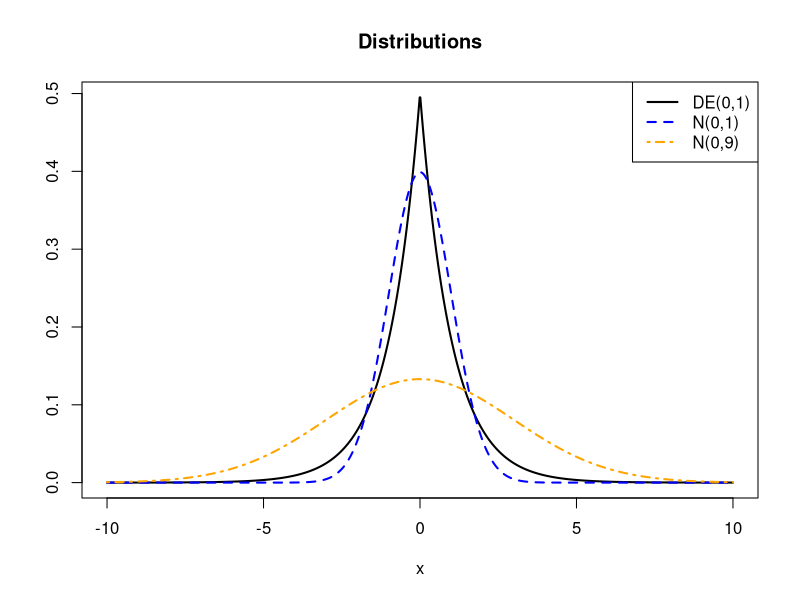
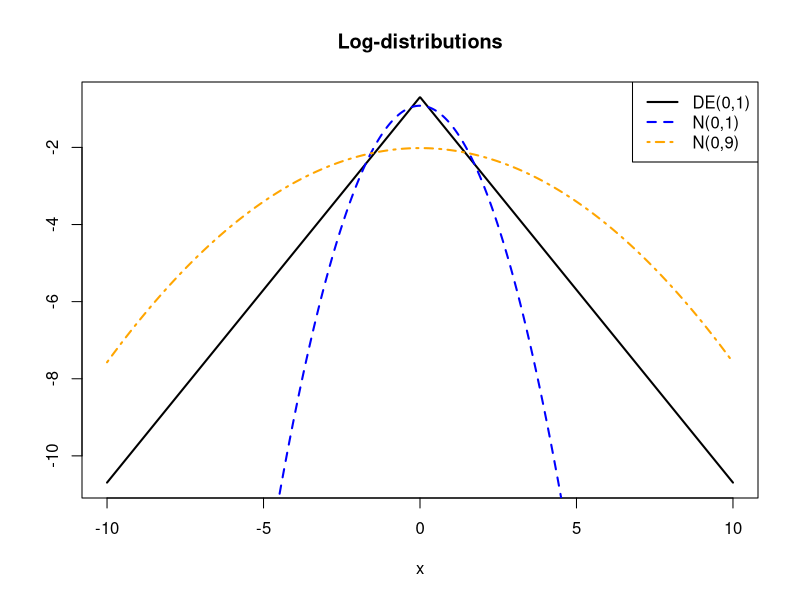
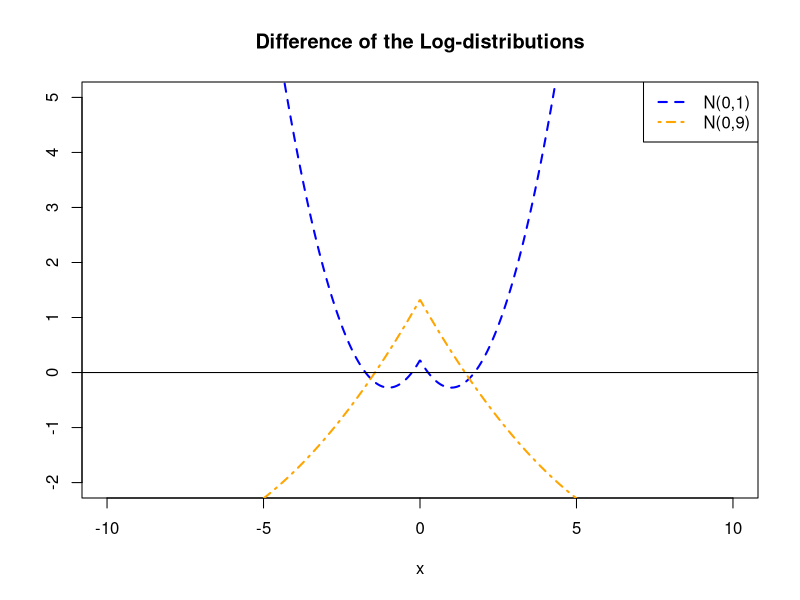
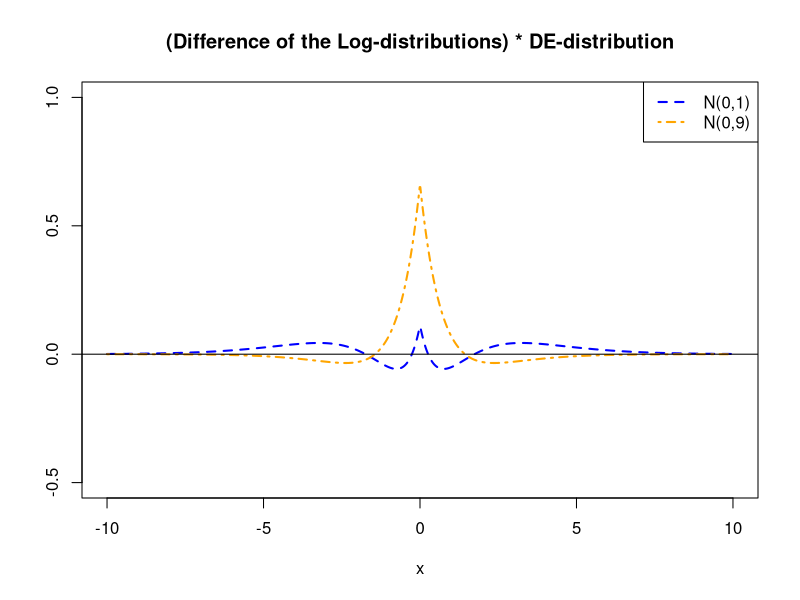
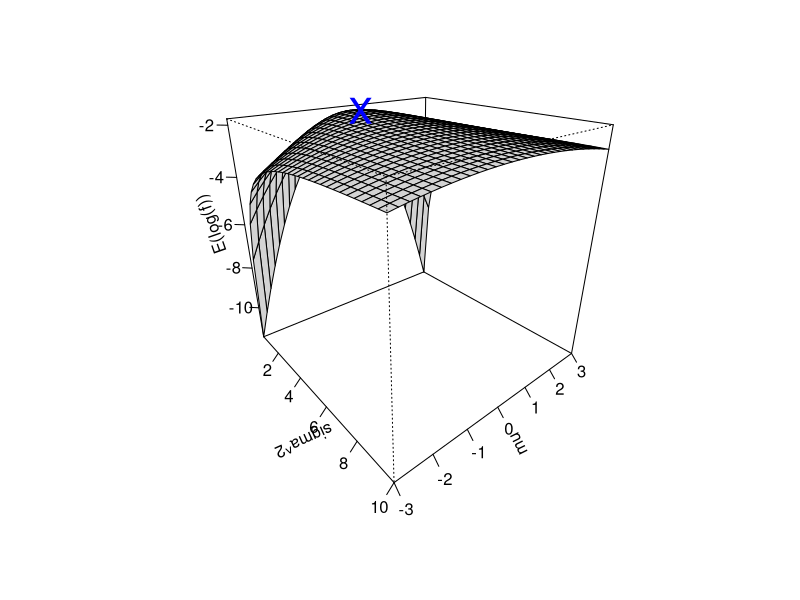
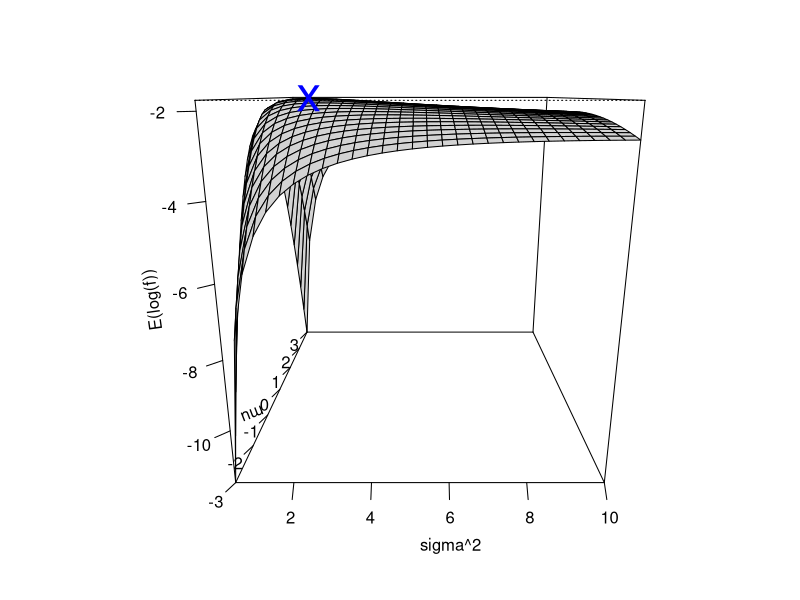
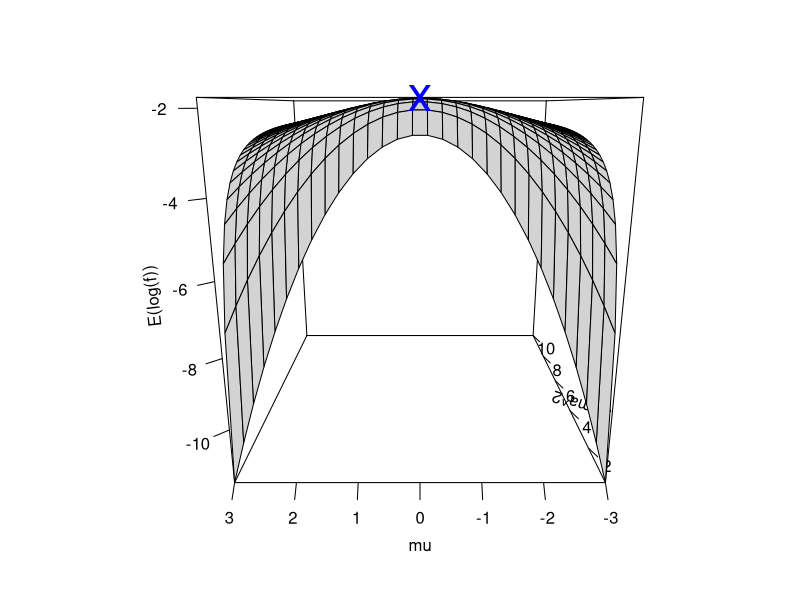
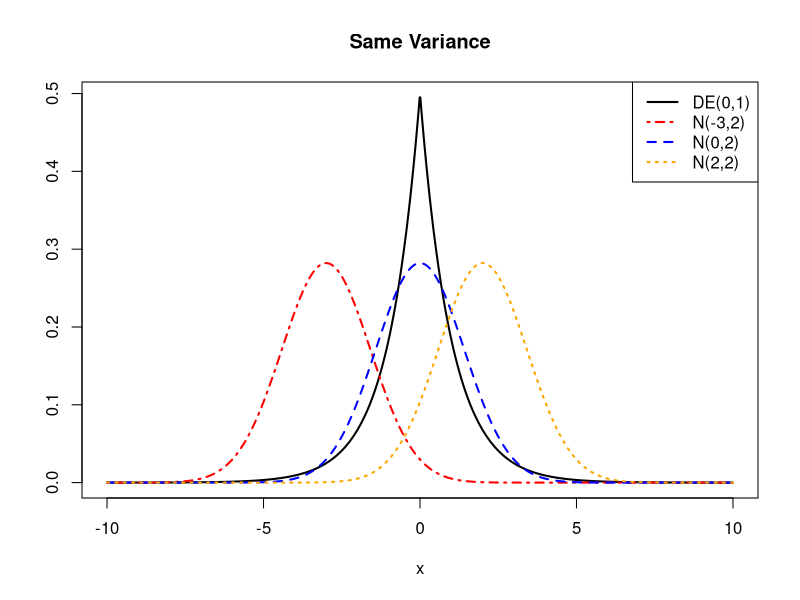

Write the R code that produced these figures, in order.
#################################################################
# Übung zu Schätzen und Testen 1 im WiSe 2013/14
# R-Lösung zur Übung 8 am 10.12.2013
# Autor: Ludwig Bothmann
#################################################################

#################### 
# Aufgabe 17
####################

# Dichte der Doppelexponentialverteilung
ddopexp <- function(x, mu_0=0, sigma_0=1){

	1/(2*sigma_0) * exp(- abs(x-mu_0)/sigma_0)

}

# oder:
library(VGAM)
?dlaplace

# Gitter an x-Werten
x.grid <- seq(-10, 10, length=1000)

# Lokations- und Skalenparameter der DE-Vtlg.
mu_0 <- 0
sigma_0 <- 1


pdf("exercises/information-theory/figure/plots_kld_example.pdf", width=12, height=8)

# Standardabweichung der NV
sd2 <- sqrt(9)
sd1 <- sqrt(1)

# Plot Dichte DE und NV mit den beiden Standardabweichungen
par(mfrow=c(1,1))
plot(x.grid, ddopexp(x.grid, mu_0, sigma_0), type="l", lwd=2, 
	  ylab="", xlab="x", main="Distributions")
lines(x.grid, dnorm(x.grid, mean=0, sd=sd1), lty=2, col="blue", lwd=2)
lines(x.grid, dnorm(x.grid, mean=0, sd=sd2), lty=4, col="orange", lwd=2)
legend("topright", c("DE(0,1)",paste("N(0,",round(sd1^2,2),")", sep=""), 
							paste("N(0,",round(sd2^2,2),")", sep="")),
		 lty=c(1,2,4), 
		 col=c("black", "blue", "orange"), lwd=2)

# Plot Log-Dichten
par(mfrow=c(1,1))
plot(x.grid, log(ddopexp(x.grid, mu_0, sigma_0)), type="l", lwd=2, 
	  ylab=" ", xlab="x", main="Log-distributions")
lines(x.grid, log(dnorm(x.grid, mean=0, sd=sd1)), lty=2, col="blue", lwd=2)
lines(x.grid, log(dnorm(x.grid, mean=0, sd=sd2)), lty=4, col="orange", lwd=2)
legend("topright", c("DE(0,1)",paste("N(0,",round(sd1^2,2),")", sep=""), 
							paste("N(0,",round(sd2^2,2),")", sep="")),
		 lty=c(1,2,4), 
		 col=c("black", "blue", "orange"), lwd=2)

# Plot Differenz Log-Dichten
par(mfrow=c(1,1))
plot(x.grid, log(ddopexp(x.grid, mu_0, sigma_0)) 
	  - log(dnorm(x.grid, mean=0, sd=sd1)), type="l", lty=2, col="blue", lwd=2, 
	  ylab="", xlab="x", ylim=c(-2,5), main="Difference of the Log-distributions")
lines(x.grid, log(ddopexp(x.grid, mu_0, sigma_0)) 
		- log(dnorm(x.grid, mean=0, sd=sd2)), lty=4, col="orange", lwd=2)
abline(h=0)
legend("topright", c(paste("N(0,",round(sd1^2,2),")", sep=""), 
							paste("N(0,",round(sd2^2,2),")", sep="")),
		 lty=c(2,4), 
		 col=c( "blue", "orange"), lwd=2)

# Plot (Differenz der Log-Dichten) * DE-Dichte
par(mfrow=c(1,1))
plot(x.grid, ddopexp(x.grid, mu_0, sigma_0)*(log(ddopexp(x.grid, mu_0, sigma_0)) 
	  - log(dnorm(x.grid, mean=0, sd=sd1))), type="l", lty=2, col="blue", lwd=2, 
	  ylab="", xlab="x", ylim=c(-0.5,1), 
	  main="(Difference of the Log-distributions) * DE-distribution")
lines(x.grid, ddopexp(x.grid, mu_0, sigma_0)*(log(ddopexp(x.grid, mu_0, sigma_0)) 
		- log(dnorm(x.grid, mean=0, sd=sd2))), lty=4, col="orange", lwd=2)
abline(h=0)
legend("topright", c(paste("N(0,",round(sd1^2,2),")", sep=""), 
							paste("N(0,",round(sd2^2,2),")", sep="")),
		 lty=c(2,4), 
		 col=c( "blue", "orange"), lwd=2)

dev.off()




pdf("exercises/information-theory/figure/kld_maxim_example.pdf", width=12, height=8)

Elogf <- function(sigma2, mu, sigma_02, mu_0){
	
	elog <- -1/2*log(2*pi*sigma2) - 1/(2*sigma2)*(2*sigma_02 + (mu - mu_0)^2)

	return(elog)
}

# (Folgende Funktion erleichtert das Plotten)
perspPlot <- function(yMin=0.5, yMax=10, zMin=-3, zMax=3, 
							 sigma_02=1, mu_0=0, seqLength=30,...){
	
	# Gitter von x- und y-Werten
	ygrid <- seq(yMin, yMax, length=seqLength)
	zgrid <- seq(zMin, zMax, length=seqLength)
	
	# z-Matrix aufstellen und füllen
	fmat <- matrix(0, nrow=seqLength, ncol=seqLength)
	for(i in 1:seqLength){
		for(j in 1:seqLength){
			fmat[i,j] <- Elogf(ygrid[i], zgrid[j], sigma_02, mu_0)
		}
	}
	
	# Eigentliches Plotten
	persp(ygrid, zgrid, fmat, xlab="sigma^2", ylab="mu", zlab="E(log(f))", 
			ticktype="detailed", 
			col="lightgray", ...) -> res
	return(res)

}

perspPlot(theta=50, phi=25) -> res
points(trans3d(2, 0, Elogf(2, 0,1,0), pmat=res),
		 col="blue", pch="x", cex=3)

perspPlot(theta=0, phi=16) -> res
points(trans3d(2, 0, Elogf(2, 0,1,0), pmat=res),
		 col="blue", pch="x", cex=3)

perspPlot(theta=-90, phi=15) -> res
points(trans3d(2, 0, Elogf(2, 0,1,0), pmat=res),
		 col="blue", pch="x", cex=3)
dev.off()
# => Funktion in sigma^2 und mu!

pdf("exercises/information-theory/figure/kld_configurations_example.pdf", width=12, height=8)
# Plots der Dichten der DE- und N-Vtlg für verschiedene 
#	Parameterkombinationen
par(mfrow=c(1,1))
plot(x.grid, ddopexp(x.grid, mu_0, sigma_0), type="l", lwd=2, 
	  ylab="", xlab="x", main="Same Variance")
lines(x.grid, dnorm(x.grid, mean=-3, sd=sqrt(2)), lty=4, col="red", lwd=2)
lines(x.grid, dnorm(x.grid, mean=0, sd=sqrt(2)), lty=2, col="blue", lwd=2)
lines(x.grid, dnorm(x.grid, mean=2, sd=sqrt(2)), lty=3, col="orange", lwd=2)
legend("topright", c("DE(0,1)", "N(-3,2)", "N(0,2)", "N(2,2)"), 
		 lty=c(1,4,2,3), 
		 col=c("black", "red", "blue", "orange"), lwd=2)

par(mfrow=c(1,1))
plot(x.grid, ddopexp(x.grid, mu_0, sigma_0), type="l", lwd=2, 
	  ylab="", xlab="x", main="Original and misspecified distribution, with optimal parameters. ")
lines(x.grid, dnorm(x.grid, mean=0, sd=sqrt(2)), lty=2, col="blue", lwd=2)
legend("topright", c("DE(0,1)","N(0,2)"), 
		 lty=c(1,4,2), 
		 col=c("black", "blue"), lwd=2)

dev.off()
